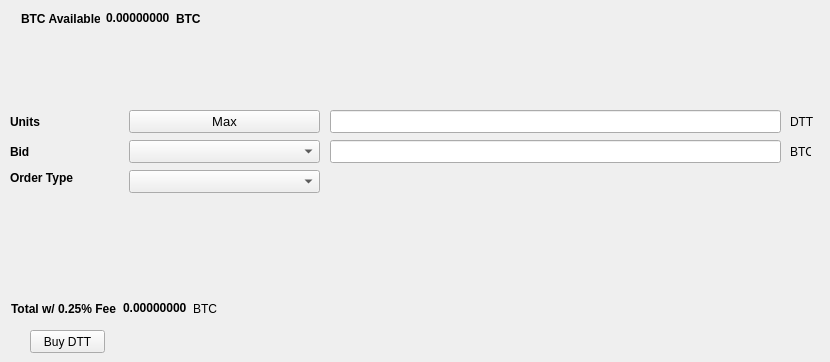
   <widget class="QWidget" name="BuyTab">
    <attribute name="title">
     <string>Buy</string>
    </attribute>
    <widget class="QPushButton" name="BuyDTT">
     <property name="geometry">
      <rect>
       <x>30</x>
       <y>330</y>
       <width>75</width>
       <height>23</height>
      </rect>
     </property>
     <property name="text">
      <string>Buy DTT</string>
     </property>
    </widget>
    <widget class="QLabel" name="label_3">
     <property name="geometry">
      <rect>
       <x>10</x>
       <y>110</y>
       <width>46</width>
       <height>23</height>
      </rect>
     </property>
     <property name="font">
      <font>
       <weight>75</weight>
       <bold>true</bold>
      </font>
     </property>
     <property name="text">
      <string>Units</string>
     </property>
    </widget>
    <widget class="QLineEdit" name="UnitsInput">
     <property name="geometry">
      <rect>
       <x>330</x>
       <y>110</y>
       <width>451</width>
       <height>23</height>
      </rect>
     </property>
     <property name="font">
      <font>
       <pointsize>9</pointsize>
       <weight>75</weight>
       <bold>true</bold>
      </font>
     </property>
    </widget>
    <widget class="QLineEdit" name="BuyBidPriceEdit">
     <property name="geometry">
      <rect>
       <x>330</x>
       <y>140</y>
       <width>451</width>
       <height>23</height>
      </rect>
     </property>
     <property name="font">
      <font>
       <pointsize>9</pointsize>
       <weight>75</weight>
       <bold>true</bold>
      </font>
     </property>
    </widget>
    <widget class="QLabel" name="label_4">
     <property name="geometry">
      <rect>
       <x>790</x>
       <y>110</y>
       <width>31</width>
       <height>23</height>
      </rect>
     </property>
     <property name="text">
      <string>DTT</string>
     </property>
    </widget>
    <widget class="QLabel" name="label_5">
     <property name="geometry">
      <rect>
       <x>790</x>
       <y>140</y>
       <width>21</width>
       <height>23</height>
      </rect>
     </property>
     <property name="text">
      <string>BTC</string>
     </property>
    </widget>
    <widget class="QLabel" name="label_6">
     <property name="geometry">
      <rect>
       <x>10</x>
       <y>140</y>
       <width>46</width>
       <height>23</height>
      </rect>
     </property>
     <property name="font">
      <font>
       <weight>75</weight>
       <bold>true</bold>
      </font>
     </property>
     <property name="text">
      <string>Bid</string>
     </property>
    </widget>
    <widget class="QLabel" name="label_7">
     <property name="geometry">
      <rect>
       <x>10</x>
       <y>170</y>
       <width>71</width>
       <height>16</height>
      </rect>
     </property>
     <property name="font">
      <font>
       <weight>75</weight>
       <bold>true</bold>
      </font>
     </property>
     <property name="text">
      <string>Order Type</string>
     </property>
    </widget>
    <widget class="QPushButton" name="Buy_Max_Amount">
     <property name="geometry">
      <rect>
       <x>129</x>
       <y>110</y>
       <width>191</width>
       <height>23</height>
      </rect>
     </property>
     <property name="font">
      <font>
       <pointsize>10</pointsize>
      </font>
     </property>
     <property name="text">
      <string>Max</string>
     </property>
    </widget>
    <widget class="QComboBox" name="BuyBidcomboBox">
     <property name="geometry">
      <rect>
       <x>129</x>
       <y>140</y>
       <width>191</width>
       <height>23</height>
      </rect>
     </property>
     <property name="font">
      <font>
       <pointsize>10</pointsize>
      </font>
     </property>
    </widget>
    <widget class="QComboBox" name="buyOrdertypeCombo">
     <property name="geometry">
      <rect>
       <x>129</x>
       <y>170</y>
       <width>191</width>
       <height>23</height>
      </rect>
     </property>
     <property name="font">
      <font>
       <pointsize>10</pointsize>
      </font>
     </property>
    </widget>
    <widget class="QWidget" name="layoutWidget">
     <property name="geometry">
      <rect>
       <x>21</x>
       <y>11</y>
       <width>180</width>
       <height>15</height>
      </rect>
     </property>
     <layout class="QHBoxLayout" name="horizontalLayout_3">
      <item>
       <widget class="QLabel" name="label232">
        <property name="font">
         <font>
          <weight>75</weight>
          <bold>true</bold>
         </font>
        </property>
        <property name="text">
         <string>BTC Available:</string>
        </property>
       </widget>
      </item>
      <item>
       <widget class="QLabel" name="BtcAvailableLbl">
        <property name="palette">
         <palette>
          <active>
           <colorrole role="WindowText">
            <brush brushstyle="SolidPattern">
             <color alpha="255">
              <red>0</red>
              <green>0</green>
              <blue>0</blue>
             </color>
            </brush>
           </colorrole>
           <colorrole role="Button">
            <brush brushstyle="SolidPattern">
             <color alpha="255">
              <red>0</red>
              <green>170</green>
              <blue>0</blue>
             </color>
            </brush>
           </colorrole>
           <colorrole role="Light">
            <brush brushstyle="SolidPattern">
             <color alpha="255">
              <red>0</red>
              <green>255</green>
              <blue>0</blue>
             </color>
            </brush>
           </colorrole>
           <colorrole role="Midlight">
            <brush brushstyle="SolidPattern">
             <color alpha="255">
              <red>0</red>
              <green>212</green>
              <blue>0</blue>
             </color>
            </brush>
           </colorrole>
           <colorrole role="Dark">
            <brush brushstyle="SolidPattern">
             <color alpha="255">
              <red>0</red>
              <green>85</green>
              <blue>0</blue>
             </color>
            </brush>
           </colorrole>
           <colorrole role="Mid">
            <brush brushstyle="SolidPattern">
             <color alpha="255">
              <red>0</red>
              <green>113</green>
              <blue>0</blue>
             </color>
            </brush>
           </colorrole>
           <colorrole role="Text">
            <brush brushstyle="SolidPattern">
             <color alpha="255">
              <red>0</red>
              <green>170</green>
              <blue>0</blue>
             </color>
            </brush>
           </colorrole>
           <colorrole role="BrightText">
            <brush brushstyle="SolidPattern">
             <color alpha="255">
              <red>255</red>
              <green>255</green>
              <blue>255</blue>
             </color>
            </brush>
           </colorrole>
           <colorrole role="ButtonText">
            <brush brushstyle="SolidPattern">
             <color alpha="255">
              <red>0</red>
              <green>0</green>
              <blue>0</blue>
             </color>
            </brush>
           </colorrole>
           <colorrole role="Base">
            <brush brushstyle="SolidPattern">
             <color alpha="255">
              <red>255</red>
              <green>255</green>
              <blue>255</blue>
             </color>
            </brush>
           </colorrole>
           <colorrole role="Window">
            <brush brushstyle="SolidPattern">
             <color alpha="255">
              <red>0</red>
              <green>170</green>
              <blue>0</blue>
             </color>
            </brush>
           </colorrole>
           <colorrole role="Shadow">
            <brush brushstyle="SolidPattern">
             <color alpha="255">
              <red>0</red>
              <green>0</green>
              <blue>0</blue>
             </color>
            </brush>
           </colorrole>
           <colorrole role="AlternateBase">
            <brush brushstyle="SolidPattern">
             <color alpha="255">
              <red>127</red>
              <green>212</green>
              <blue>127</blue>
             </color>
            </brush>
           </colorrole>
           <colorrole role="ToolTipBase">
            <brush brushstyle="SolidPattern">
             <color alpha="255">
              <red>255</red>
              <green>255</green>
              <blue>220</blue>
             </color>
            </brush>
           </colorrole>
           <colorrole role="ToolTipText">
            <brush brushstyle="SolidPattern">
             <color alpha="255">
              <red>0</red>
              <green>0</green>
              <blue>0</blue>
             </color>
            </brush>
           </colorrole>
          </active>
          <inactive>
           <colorrole role="WindowText">
            <brush brushstyle="SolidPattern">
             <color alpha="255">
              <red>0</red>
              <green>0</green>
              <blue>0</blue>
             </color>
            </brush>
           </colorrole>
           <colorrole role="Button">
            <brush brushstyle="SolidPattern">
             <color alpha="255">
              <red>0</red>
              <green>170</green>
              <blue>0</blue>
             </color>
            </brush>
           </colorrole>
           <colorrole role="Light">
            <brush brushstyle="SolidPattern">
             <color alpha="255">
              <red>0</red>
              <green>255</green>
              <blue>0</blue>
             </color>
            </brush>
           </colorrole>
           <colorrole role="Midlight">
            <brush brushstyle="SolidPattern">
             <color alpha="255">
              <red>0</red>
              <green>212</green>
              <blue>0</blue>
             </color>
            </brush>
           </colorrole>
           <colorrole role="Dark">
            <brush brushstyle="SolidPattern">
             <color alpha="255">
              <red>0</red>
              <green>85</green>
              <blue>0</blue>
             </color>
            </brush>
           </colorrole>
           <colorrole role="Mid">
            <brush brushstyle="SolidPattern">
             <color alpha="255">
              <red>0</red>
              <green>113</green>
              <blue>0</blue>
             </color>
            </brush>
           </colorrole>
           <colorrole role="Text">
            <brush brushstyle="SolidPattern">
             <color alpha="255">
              <red>0</red>
              <green>170</green>
              <blue>0</blue>
             </color>
            </brush>
           </colorrole>
           <colorrole role="BrightText">
            <brush brushstyle="SolidPattern">
             <color alpha="255">
              <red>255</red>
              <green>255</green>
              <blue>255</blue>
             </color>
            </brush>
           </colorrole>
           <colorrole role="ButtonText">
            <brush brushstyle="SolidPattern">
             <color alpha="255">
              <red>0</red>
              <green>0</green>
              <blue>0</blue>
             </color>
            </brush>
           </colorrole>
           <colorrole role="Base">
            <brush brushstyle="SolidPattern">
             <color alpha="255">
              <red>255</red>
              <green>255</green>
              <blue>255</blue>
             </color>
            </brush>
           </colorrole>
           <colorrole role="Window">
            <brush brushstyle="SolidPattern">
             <color alpha="255">
              <red>0</red>
              <green>170</green>
              <blue>0</blue>
             </color>
            </brush>
           </colorrole>
           <colorrole role="Shadow">
            <brush brushstyle="SolidPattern">
             <color alpha="255">
              <red>0</red>
              <green>0</green>
              <blue>0</blue>
             </color>
            </brush>
           </colorrole>
           <colorrole role="AlternateBase">
            <brush brushstyle="SolidPattern">
             <color alpha="255">
              <red>127</red>
              <green>212</green>
              <blue>127</blue>
             </color>
            </brush>
           </colorrole>
           <colorrole role="ToolTipBase">
            <brush brushstyle="SolidPattern">
             <color alpha="255">
              <red>255</red>
              <green>255</green>
              <blue>220</blue>
             </color>
            </brush>
           </colorrole>
           <colorrole role="ToolTipText">
            <brush brushstyle="SolidPattern">
             <color alpha="255">
              <red>0</red>
              <green>0</green>
              <blue>0</blue>
             </color>
            </brush>
           </colorrole>
          </inactive>
          <disabled>
           <colorrole role="WindowText">
            <brush brushstyle="SolidPattern">
             <color alpha="255">
              <red>0</red>
              <green>85</green>
              <blue>0</blue>
             </color>
            </brush>
           </colorrole>
           <colorrole role="Button">
            <brush brushstyle="SolidPattern">
             <color alpha="255">
              <red>0</red>
              <green>170</green>
              <blue>0</blue>
             </color>
            </brush>
           </colorrole>
           <colorrole role="Light">
            <brush brushstyle="SolidPattern">
             <color alpha="255">
              <red>0</red>
              <green>255</green>
              <blue>0</blue>
             </color>
            </brush>
           </colorrole>
           <colorrole role="Midlight">
            <brush brushstyle="SolidPattern">
             <color alpha="255">
              <red>0</red>
              <green>212</green>
              <blue>0</blue>
             </color>
            </brush>
           </colorrole>
           <colorrole role="Dark">
            <brush brushstyle="SolidPattern">
             <color alpha="255">
              <red>0</red>
              <green>85</green>
              <blue>0</blue>
             </color>
            </brush>
           </colorrole>
           <colorrole role="Mid">
            <brush brushstyle="SolidPattern">
             <color alpha="255">
              <red>0</red>
              <green>113</green>
              <blue>0</blue>
             </color>
            </brush>
           </colorrole>
           <colorrole role="Text">
            <brush brushstyle="SolidPattern">
             <color alpha="255">
              <red>0</red>
              <green>85</green>
              <blue>0</blue>
             </color>
            </brush>
           </colorrole>
           <colorrole role="BrightText">
            <brush brushstyle="SolidPattern">
             <color alpha="255">
              <red>255</red>
              <green>255</green>
              <blue>255</blue>
             </color>
            </brush>
           </colorrole>
           <colorrole role="ButtonText">
            <brush brushstyle="SolidPattern">
             <color alpha="255">
              <red>0</red>
              <green>85</green>
              <blue>0</blue>
             </color>
            </brush>
           </colorrole>
           <colorrole role="Base">
            <brush brushstyle="SolidPattern">
             <color alpha="255">
              <red>0</red>
              <green>170</green>
              <blue>0</blue>
             </color>
            </brush>
           </colorrole>
           <colorrole role="Window">
            <brush brushstyle="SolidPattern">
             <color alpha="255">
              <red>0</red>
              <green>170</green>
              <blue>0</blue>
             </color>
            </brush>
           </colorrole>
           <colorrole role="Shadow">
            <brush brushstyle="SolidPattern">
             <color alpha="255">
              <red>0</red>
              <green>0</green>
              <blue>0</blue>
             </color>
            </brush>
           </colorrole>
           <colorrole role="AlternateBase">
            <brush brushstyle="SolidPattern">
             <color alpha="255">
              <red>0</red>
              <green>170</green>
              <blue>0</blue>
             </color>
            </brush>
           </colorrole>
           <colorrole role="ToolTipBase">
            <brush brushstyle="SolidPattern">
             <color alpha="255">
              <red>255</red>
              <green>255</green>
              <blue>220</blue>
             </color>
            </brush>
           </colorrole>
           <colorrole role="ToolTipText">
            <brush brushstyle="SolidPattern">
             <color alpha="255">
              <red>0</red>
              <green>0</green>
              <blue>0</blue>
             </color>
            </brush>
           </colorrole>
          </disabled>
         </palette>
        </property>
        <property name="font">
         <font>
          <weight>75</weight>
          <bold>true</bold>
         </font>
        </property>
        <property name="text">
         <string>0.00000000</string>
        </property>
        <property name="textInteractionFlags">
         <set>Qt::LinksAccessibleByMouse|Qt::TextSelectableByKeyboard|Qt::TextSelectableByMouse</set>
        </property>
       </widget>
      </item>
      <item>
       <widget class="QLabel" name="BtcAvailableLbl_2">
        <property name="font">
         <font>
          <weight>75</weight>
          <bold>true</bold>
         </font>
        </property>
        <property name="text">
         <string>BTC</string>
        </property>
       </widget>
      </item>
     </layout>
    </widget>
    <widget class="QWidget" name="layoutWidget">
     <property name="geometry">
      <rect>
       <x>11</x>
       <y>301</y>
       <width>209</width>
       <height>15</height>
      </rect>
     </property>
     <layout class="QHBoxLayout" name="horizontalLayout_4">
      <item>
       <widget class="QLabel" name="label_9">
        <property name="font">
         <font>
          <weight>75</weight>
          <bold>true</bold>
         </font>
        </property>
        <property name="text">
         <string>Total w/ 0.25% Fee</string>
        </property>
       </widget>
      </item>
      <item>
       <widget class="QLabel" name="BuyCostLabel">
        <property name="palette">
         <palette>
          <active>
           <colorrole role="WindowText">
            <brush brushstyle="SolidPattern">
             <color alpha="255">
              <red>0</red>
              <green>0</green>
              <blue>0</blue>
             </color>
            </brush>
           </colorrole>
           <colorrole role="Button">
            <brush brushstyle="SolidPattern">
             <color alpha="255">
              <red>0</red>
              <green>170</green>
              <blue>0</blue>
             </color>
            </brush>
           </colorrole>
           <colorrole role="Light">
            <brush brushstyle="SolidPattern">
             <color alpha="255">
              <red>0</red>
              <green>255</green>
              <blue>0</blue>
             </color>
            </brush>
           </colorrole>
           <colorrole role="Midlight">
            <brush brushstyle="SolidPattern">
             <color alpha="255">
              <red>0</red>
              <green>212</green>
              <blue>0</blue>
             </color>
            </brush>
           </colorrole>
           <colorrole role="Dark">
            <brush brushstyle="SolidPattern">
             <color alpha="255">
              <red>0</red>
              <green>85</green>
              <blue>0</blue>
             </color>
            </brush>
           </colorrole>
           <colorrole role="Mid">
            <brush brushstyle="SolidPattern">
             <color alpha="255">
              <red>0</red>
              <green>113</green>
              <blue>0</blue>
             </color>
            </brush>
           </colorrole>
           <colorrole role="Text">
            <brush brushstyle="SolidPattern">
             <color alpha="255">
              <red>0</red>
              <green>170</green>
              <blue>0</blue>
             </color>
            </brush>
           </colorrole>
           <colorrole role="BrightText">
            <brush brushstyle="SolidPattern">
             <color alpha="255">
              <red>255</red>
              <green>255</green>
              <blue>255</blue>
             </color>
            </brush>
           </colorrole>
           <colorrole role="ButtonText">
            <brush brushstyle="SolidPattern">
             <color alpha="255">
              <red>0</red>
              <green>0</green>
              <blue>0</blue>
             </color>
            </brush>
           </colorrole>
           <colorrole role="Base">
            <brush brushstyle="SolidPattern">
             <color alpha="255">
              <red>255</red>
              <green>255</green>
              <blue>255</blue>
             </color>
            </brush>
           </colorrole>
           <colorrole role="Window">
            <brush brushstyle="SolidPattern">
             <color alpha="255">
              <red>0</red>
              <green>170</green>
              <blue>0</blue>
             </color>
            </brush>
           </colorrole>
           <colorrole role="Shadow">
            <brush brushstyle="SolidPattern">
             <color alpha="255">
              <red>0</red>
              <green>0</green>
              <blue>0</blue>
             </color>
            </brush>
           </colorrole>
           <colorrole role="AlternateBase">
            <brush brushstyle="SolidPattern">
             <color alpha="255">
              <red>127</red>
              <green>212</green>
              <blue>127</blue>
             </color>
            </brush>
           </colorrole>
           <colorrole role="ToolTipBase">
            <brush brushstyle="SolidPattern">
             <color alpha="255">
              <red>255</red>
              <green>255</green>
              <blue>220</blue>
             </color>
            </brush>
           </colorrole>
           <colorrole role="ToolTipText">
            <brush brushstyle="SolidPattern">
             <color alpha="255">
              <red>0</red>
              <green>0</green>
              <blue>0</blue>
             </color>
            </brush>
           </colorrole>
          </active>
          <inactive>
           <colorrole role="WindowText">
            <brush brushstyle="SolidPattern">
             <color alpha="255">
              <red>0</red>
              <green>0</green>
              <blue>0</blue>
             </color>
            </brush>
           </colorrole>
           <colorrole role="Button">
            <brush brushstyle="SolidPattern">
             <color alpha="255">
              <red>0</red>
              <green>170</green>
              <blue>0</blue>
             </color>
            </brush>
           </colorrole>
           <colorrole role="Light">
            <brush brushstyle="SolidPattern">
             <color alpha="255">
              <red>0</red>
              <green>255</green>
              <blue>0</blue>
             </color>
            </brush>
           </colorrole>
           <colorrole role="Midlight">
            <brush brushstyle="SolidPattern">
             <color alpha="255">
              <red>0</red>
              <green>212</green>
              <blue>0</blue>
             </color>
            </brush>
           </colorrole>
           <colorrole role="Dark">
            <brush brushstyle="SolidPattern">
             <color alpha="255">
              <red>0</red>
              <green>85</green>
              <blue>0</blue>
             </color>
            </brush>
           </colorrole>
           <colorrole role="Mid">
            <brush brushstyle="SolidPattern">
             <color alpha="255">
              <red>0</red>
              <green>113</green>
              <blue>0</blue>
             </color>
            </brush>
           </colorrole>
           <colorrole role="Text">
            <brush brushstyle="SolidPattern">
             <color alpha="255">
              <red>0</red>
              <green>170</green>
              <blue>0</blue>
             </color>
            </brush>
           </colorrole>
           <colorrole role="BrightText">
            <brush brushstyle="SolidPattern">
             <color alpha="255">
              <red>255</red>
              <green>255</green>
              <blue>255</blue>
             </color>
            </brush>
           </colorrole>
           <colorrole role="ButtonText">
            <brush brushstyle="SolidPattern">
             <color alpha="255">
              <red>0</red>
              <green>0</green>
              <blue>0</blue>
             </color>
            </brush>
           </colorrole>
           <colorrole role="Base">
            <brush brushstyle="SolidPattern">
             <color alpha="255">
              <red>255</red>
              <green>255</green>
              <blue>255</blue>
             </color>
            </brush>
           </colorrole>
           <colorrole role="Window">
            <brush brushstyle="SolidPattern">
             <color alpha="255">
              <red>0</red>
              <green>170</green>
              <blue>0</blue>
             </color>
            </brush>
           </colorrole>
           <colorrole role="Shadow">
            <brush brushstyle="SolidPattern">
             <color alpha="255">
              <red>0</red>
              <green>0</green>
              <blue>0</blue>
             </color>
            </brush>
           </colorrole>
           <colorrole role="AlternateBase">
            <brush brushstyle="SolidPattern">
             <color alpha="255">
              <red>127</red>
              <green>212</green>
              <blue>127</blue>
             </color>
            </brush>
           </colorrole>
           <colorrole role="ToolTipBase">
            <brush brushstyle="SolidPattern">
             <color alpha="255">
              <red>255</red>
              <green>255</green>
              <blue>220</blue>
             </color>
            </brush>
           </colorrole>
           <colorrole role="ToolTipText">
            <brush brushstyle="SolidPattern">
             <color alpha="255">
              <red>0</red>
              <green>0</green>
              <blue>0</blue>
             </color>
            </brush>
           </colorrole>
          </inactive>
          <disabled>
           <colorrole role="WindowText">
            <brush brushstyle="SolidPattern">
             <color alpha="255">
              <red>0</red>
              <green>85</green>
              <blue>0</blue>
             </color>
            </brush>
           </colorrole>
           <colorrole role="Button">
            <brush brushstyle="SolidPattern">
             <color alpha="255">
              <red>0</red>
              <green>170</green>
              <blue>0</blue>
             </color>
            </brush>
           </colorrole>
           <colorrole role="Light">
            <brush brushstyle="SolidPattern">
             <color alpha="255">
              <red>0</red>
              <green>255</green>
              <blue>0</blue>
             </color>
            </brush>
           </colorrole>
           <colorrole role="Midlight">
            <brush brushstyle="SolidPattern">
             <color alpha="255">
              <red>0</red>
              <green>212</green>
              <blue>0</blue>
             </color>
            </brush>
           </colorrole>
           <colorrole role="Dark">
            <brush brushstyle="SolidPattern">
             <color alpha="255">
              <red>0</red>
              <green>85</green>
              <blue>0</blue>
             </color>
            </brush>
           </colorrole>
           <colorrole role="Mid">
            <brush brushstyle="SolidPattern">
             <color alpha="255">
              <red>0</red>
              <green>113</green>
              <blue>0</blue>
             </color>
            </brush>
           </colorrole>
           <colorrole role="Text">
            <brush brushstyle="SolidPattern">
             <color alpha="255">
              <red>0</red>
              <green>85</green>
              <blue>0</blue>
             </color>
            </brush>
           </colorrole>
           <colorrole role="BrightText">
            <brush brushstyle="SolidPattern">
             <color alpha="255">
              <red>255</red>
              <green>255</green>
              <blue>255</blue>
             </color>
            </brush>
           </colorrole>
           <colorrole role="ButtonText">
            <brush brushstyle="SolidPattern">
             <color alpha="255">
              <red>0</red>
              <green>85</green>
              <blue>0</blue>
             </color>
            </brush>
           </colorrole>
           <colorrole role="Base">
            <brush brushstyle="SolidPattern">
             <color alpha="255">
              <red>0</red>
              <green>170</green>
              <blue>0</blue>
             </color>
            </brush>
           </colorrole>
           <colorrole role="Window">
            <brush brushstyle="SolidPattern">
             <color alpha="255">
              <red>0</red>
              <green>170</green>
              <blue>0</blue>
             </color>
            </brush>
           </colorrole>
           <colorrole role="Shadow">
            <brush brushstyle="SolidPattern">
             <color alpha="255">
              <red>0</red>
              <green>0</green>
              <blue>0</blue>
             </color>
            </brush>
           </colorrole>
           <colorrole role="AlternateBase">
            <brush brushstyle="SolidPattern">
             <color alpha="255">
              <red>0</red>
              <green>170</green>
              <blue>0</blue>
             </color>
            </brush>
           </colorrole>
           <colorrole role="ToolTipBase">
            <brush brushstyle="SolidPattern">
             <color alpha="255">
              <red>255</red>
              <green>255</green>
              <blue>220</blue>
             </color>
            </brush>
           </colorrole>
           <colorrole role="ToolTipText">
            <brush brushstyle="SolidPattern">
             <color alpha="255">
              <red>0</red>
              <green>0</green>
              <blue>0</blue>
             </color>
            </brush>
           </colorrole>
          </disabled>
         </palette>
        </property>
        <property name="font">
         <font>
          <weight>75</weight>
          <bold>true</bold>
         </font>
        </property>
        <property name="autoFillBackground">
         <bool>false</bool>
        </property>
        <property name="text">
         <string>0.00000000</string>
        </property>
        <property name="textInteractionFlags">
         <set>Qt::LinksAccessibleByMouse|Qt::TextSelectableByMouse</set>
        </property>
       </widget>
      </item>
      <item>
       <widget class="QLabel" name="label_10">
        <property name="font">
         <font>
          <weight>50</weight>
          <bold>false</bold>
         </font>
        </property>
        <property name="text">
         <string>BTC</string>
        </property>
       </widget>
      </item>
     </layout>
    </widget>
   </widget>
